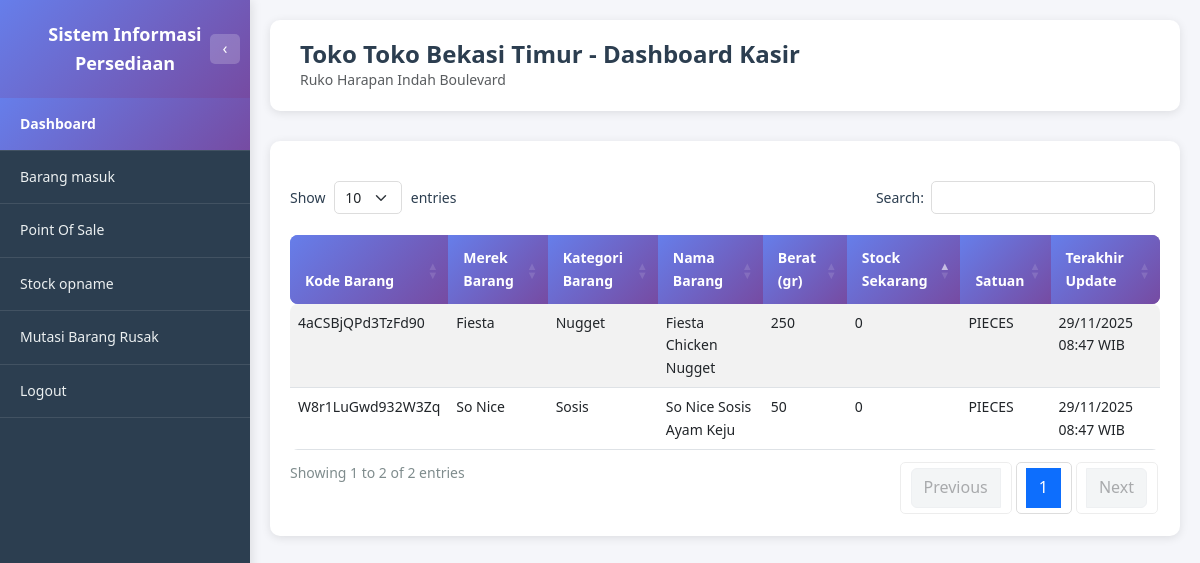
The app's page /toko/dashboard.php (signed in), older data.
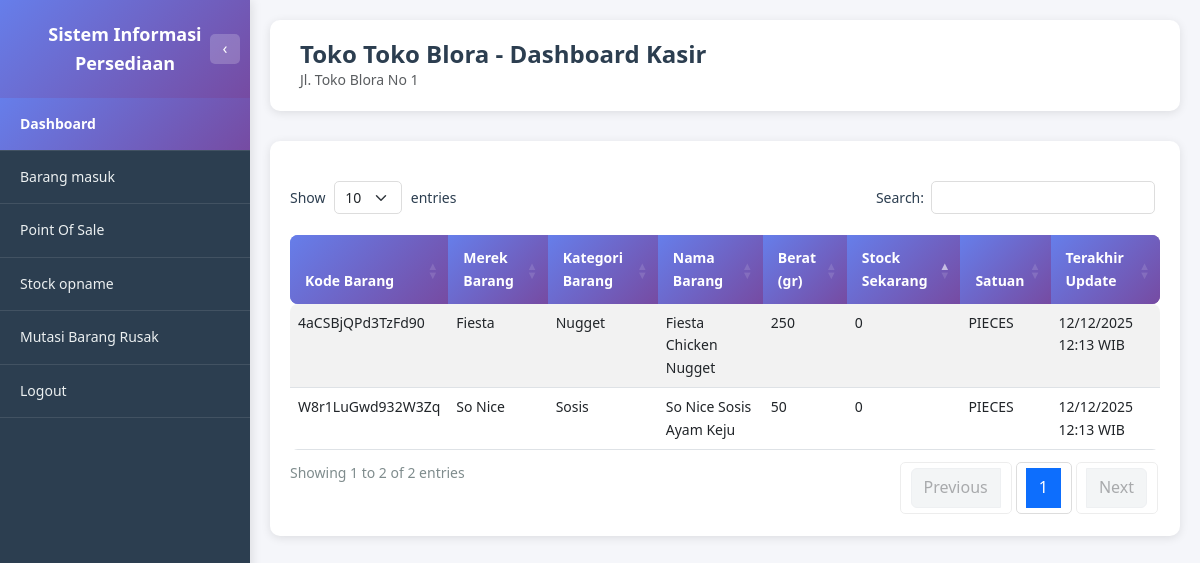
The same page, newer data.
### tables this page shows
CREATE TABLE USERS (
         ID_USERS               VARCHAR(8) NOT NULL,
         KD_LOKASI              VARCHAR(8),
         NAMA                   VARCHAR(256),
         USERNAME               VARCHAR(256),
         PASSWORD               VARCHAR(256),
         STATUS                 ENUM('AKTIF', 'TIDAK AKTIF'),
         PRIMARY KEY (ID_USERS)
      );

CREATE TABLE MASTER_LOKASI (
         KD_LOKASI            VARCHAR(8) NOT NULL,
         NAMA_LOKASI          VARCHAR(256),
         TYPE_LOKASI          ENUM('gudang', 'toko'),
         ALAMAT_LOKASI        VARCHAR(256),
         MAX_STOCK_TOTAL      INT,
         SATUAN               ENUM('PIECES', 'DUS'),
         STATUS               ENUM('AKTIF', 'TIDAK AKTIF'),
         PRIMARY KEY (KD_LOKASI)
      );

CREATE TABLE STOCK (
         KD_BARANG              VARCHAR(16) NOT NULL,
         KD_LOKASI              VARCHAR(8) NOT NULL,
         UPDATED_BY             VARCHAR(8),
         JUMLAH_BARANG          INT,
         JUMLAH_MIN_STOCK       INT,
         JUMLAH_MAX_STOCK       INT,
         SATUAN                 ENUM('PIECES', 'DUS'),
         LAST_UPDATED           TIMESTAMP DEFAULT CURRENT_TIMESTAMP ON UPDATE CURRENT_TIMESTAMP,
         PRIMARY KEY (KD_BARANG, KD_LOKASI)
      );

CREATE TABLE MASTER_BARANG (
         KD_BARANG                    VARCHAR(16) NOT NULL,
         KD_KATEGORI_BARANG           VARCHAR(8),
         KD_SUPPLIER                  VARCHAR(8),
         KD_MEREK_BARANG              VARCHAR(8),
         NAMA_BARANG                  VARCHAR(256),
         BERAT                        INT,
         AVG_HARGA_BELI_PIECES        DECIMAL(20,2),
         HARGA_JUAL_BARANG_PIECES     DECIMAL(20,2),
         SATUAN_PERDUS                INT,
         GAMBAR_BARANG                VARCHAR(512),
         LAST_UPDATED                 TIMESTAMP DEFAULT CURRENT_TIMESTAMP ON UPDATE CURRENT_TIMESTAMP,
         STATUS                       ENUM('AKTIF', 'TIDAK AKTIF'),
         PRIMARY KEY (KD_BARANG)
      );

### toko/dashboard.php (the view, shortened to what this page needs)
<?php
require_once '../dbconnect.php';
$user_id = $_SESSION['user_id'];
$query_user = "SELECT u.ID_USERS, u.KD_LOKASI, ml.NAMA_LOKASI
               FROM USERS u
               LEFT JOIN MASTER_LOKASI ml ON u.KD_LOKASI = ml.KD_LOKASI
               WHERE u.ID_USERS = ?";
$stmt_user = $conn->prepare($query_user);
$stmt_user->bind_param("s", $user_id);
$stmt_user->execute();
$result_user = $stmt_user->get_result();
$user_data = $result_user->fetch_assoc();
$kd_lokasi = $user_data['KD_LOKASI'];
$nama_lokasi = $user_data['NAMA_LOKASI'] ?? 'Toko';
$query_alamat = "SELECT ALAMAT_LOKASI FROM MASTER_LOKASI WHERE KD_LOKASI = ?";
$stmt_alamat = $conn->prepare($query_alamat);
$stmt_alamat->bind_param("s", $kd_lokasi);
$stmt_alamat->execute();
$result_alamat = $stmt_alamat->get_result();
$alamat_lokasi = $result_alamat->num_rows > 0 ? $result_alamat->fetch_assoc()['ALAMAT_LOKASI'] : '';
$query_stock = "SELECT
                    s.KD_BARANG,
                    mb.NAMA_BARANG,
                    mb.BERAT,
                    COALESCE(mm.NAMA_MEREK, '-') as NAMA_MEREK,
                    COALESCE(mk.NAMA_KATEGORI, '-') as NAMA_KATEGORI,
                    s.JUMLAH_BARANG as STOCK_SEKARANG,
                    s.SATUAN,
                    s.LAST_UPDATED
                FROM STOCK s
                INNER JOIN MASTER_BARANG mb ON s.KD_BARANG = mb.KD_BARANG
                LEFT JOIN MASTER_MEREK mm ON mb.KD_MEREK_BARANG = mm.KD_MEREK_BARANG
                LEFT JOIN MASTER_KATEGORI_BARANG mk ON mb.KD_KATEGORI_BARANG = mk.KD_KATEGORI_BARANG
                WHERE s.KD_LOKASI = ?
                ORDER BY s.JUMLAH_BARANG ASC";
$stmt_stock = $conn->prepare($query_stock);
$stmt_stock->bind_param("s", $kd_lokasi);
$stmt_stock->execute();
$result_stock = $stmt_stock->get_result();
function formatTanggalWaktu($tanggal) {
    $date = new DateTime($tanggal);
    return $date->format('d/m/Y H:i') . ' WIB';
}
?>
<!DOCTYPE html>
<html lang="id">
<head>
    <link href="https://cdn.jsdelivr.net/npm/bootstrap@5.3.0/dist/css/bootstrap.min.css" rel="stylesheet">
    <link href="https://cdn.datatables.net/1.13.7/css/dataTables.bootstrap5.min.css" rel="stylesheet">
    <link href="../assets/css/style.css" rel="stylesheet">
</head>
<body class="dashboard-body">
    <?php include 'includes/sidebar.php'; ?>
    <div class="main-content">
        <div class="page-header">
            <h1 class="page-title">Toko <?php echo htmlspecialchars($nama_lokasi); ?> - Dashboard Kasir</h1>
            <?php if (!empty($alamat_lokasi)): ?>
                <p class="text-muted mb-0"><?php echo htmlspecialchars($alamat_lokasi); ?></p>
            <?php endif; ?>
        </div>
        <div class="table-section" style="width: 100%;">
            <div class="table-responsive" style="width: 100%;">
                <table id="tableStock" class="table table-custom table-striped table-hover" style="width: 100%;">
                    <thead>
                        <tr>
                            <th>Kode Barang</th>
                            <th>Merek Barang</th>
                            <th>Kategori Barang</th>
                            <th>Nama Barang</th>
                            <th>Berat (gr)</th>
                            <th>Stock Sekarang</th>
                            <th>Satuan</th>
                            <th>Terakhir Update</th>
                        </tr>
                    </thead>
                    <tbody>
                        <?php if ($result_stock && $result_stock->num_rows > 0): ?>
                            <?php while ($row = $result_stock->fetch_assoc()): ?>
                                <tr>
                                    <td><?php echo htmlspecialchars($row['KD_BARANG']); ?></td>
                                    <td><?php echo htmlspecialchars($row['NAMA_MEREK']); ?></td>
                                    <td><?php echo htmlspecialchars($row['NAMA_KATEGORI']); ?></td>
                                    <td><?php echo htmlspecialchars($row['NAMA_BARANG']); ?></td>
                                    <td><?php echo number_format($row['BERAT'], 0, ',', '.'); ?></td>
                                    <td><?php echo number_format($row['STOCK_SEKARANG'], 0, ',', '.'); ?></td>
                                    <td><?php echo htmlspecialchars($row['SATUAN']); ?></td>
                                    <td><?php echo formatTanggalWaktu($row['LAST_UPDATED']); ?></td>
                                </tr>
                            <?php endwhile; ?>
                        <?php else: ?>
                            <tr>
                                <td colspan="8" class="text-center text-muted">Tidak ada data stock</td>
                            </tr>
                        <?php endif; ?>
                    </tbody>
                </table>
            </div>
        </div>
    </div>
</body>
</html>

Row changes from the older to the newer data that the page shows:
changed through a linked row, users: KD_LOKASI.NAMA_LOKASI "Toko Bekasi Timur" → "Toko Blora"
changed master_lokasi: ALAMAT_LOKASI "Ruko Harapan Indah Boulevard" → "Jl. Toko Blora No 1"
changed stock "4aCSBjQPd3TzFd90": LAST_UPDATED "29/11/2025 08:47 WIB" → "12/12/2025 12:13 WIB"
changed stock "W8r1LuGwd932W3Zq": LAST_UPDATED "29/11/2025 08:47 WIB" → "12/12/2025 12:13 WIB"
